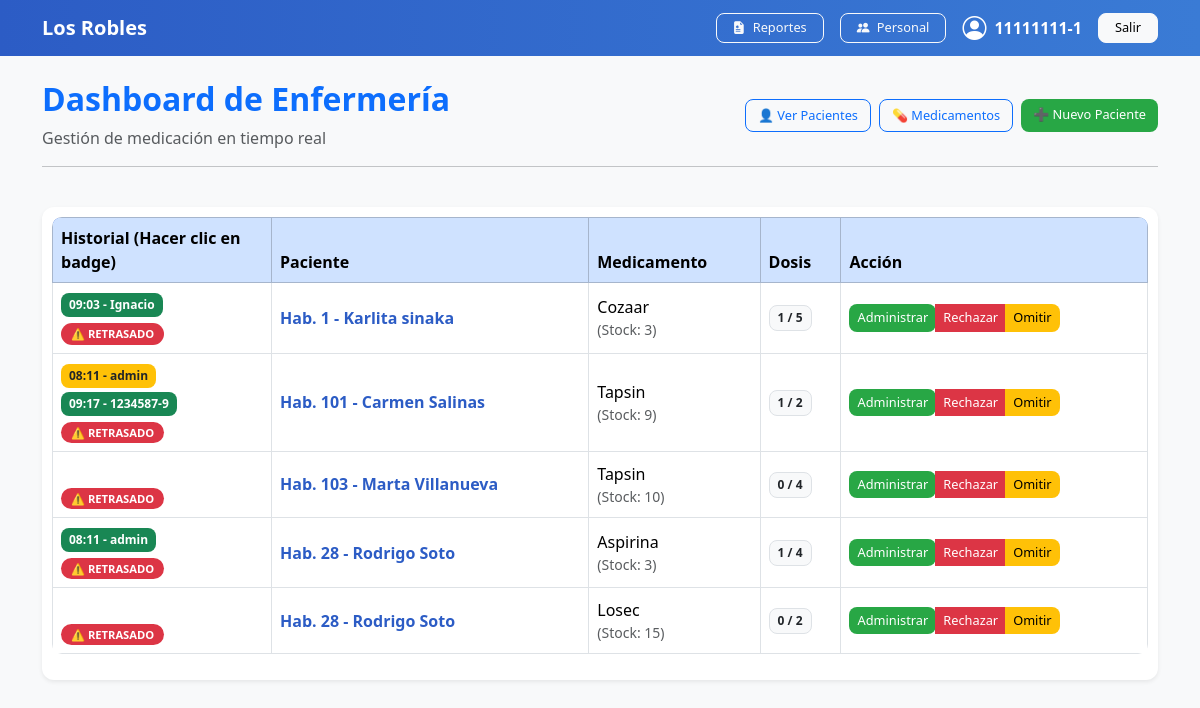
/dashboard/ (signed in), run on the app's committed database.
### gestion/models.py (models this page shows, shortened)
class Usuario(AbstractUser):
    ROL_CHOICES = [
        ('ADMIN', 'Administrador'),
        ('SECRETARIA', 'Secretaria'),
        ('ENFERMERA', 'Enfermera'),
        ('TENS', 'Técnico en Enfermería'),
    ]
    rut = models.CharField(max_length=12, unique=True)
    rol = models.CharField(max_length=15, choices=ROL_CHOICES, default='ENFERMERA')
    nombre_completo = models.CharField(max_length=200)
    groups = models.ManyToManyField(
        'auth.Group',
        related_name='usuario_groups',
        blank=True
    )
    user_permissions = models.ManyToManyField(
        'auth.Permission',
        related_name='usuario_permissions',
        blank=True
    )
    USERNAME_FIELD = 'rut'
    REQUIRED_FIELDS = ['username', 'email']

class HistorialAdministracion(models.Model):
    ESTADOS = [
        ('ADMINISTRADO', 'Administrado'),
        ('RECHAZADO', 'Rechazado'),
        ('OMITIDO', 'Omitido'),
    ]
    plan = models.ForeignKey(PlanMedicacion, on_delete=models.PROTECT)
    usuario = models.ForeignKey(Usuario, on_delete=models.PROTECT)
    fecha_hora_real = models.DateTimeField(auto_now_add=True)
    estado = models.CharField(max_length=20, choices=ESTADOS)
    observaciones = models.TextField(blank=True)
    class Meta:
        verbose_name_plural = "Historiales de Administración"

class PlanMedicacion(models.Model):
    residente = models.ForeignKey(Residente, on_delete=models.CASCADE)
    medicamento = models.ForeignKey(Medicamento, on_delete=models.CASCADE)
    dosis = models.CharField(max_length=100)
    stock_actual = models.IntegerField(default=0, help_text="Pastillas traídas por la familia")
    frecuencia_horas = models.IntegerField(help_text="Cada cuántas horas se administra")
    hora_inicio = models.TimeField()
    fecha_inicio_plan = models.DateField()
    activo = models.BooleanField(default=True)
    @property
    def dosis_tomadas_hoy(self):
        return HistorialAdministracion.objects.filter(
            plan=self,
            fecha_hora_real__date=timezone.localdate(),
            estado='ADMINISTRADO'
        ).count()
    @property
    def requiere_dosis_hoy(self):
        return self.dosis_tomadas_hoy < int(self.dosis)
    @property
    def historial_hoy(self):
        return HistorialAdministracion.objects.filter(
        plan=self,
        fecha_hora_real__date=timezone.localdate(),
         ).order_by('fecha_hora_real') # Los ordenamos del más antiguo al más reciente
    @property
    def proxima_hora_esperada(self):
        if not self.requiere_dosis_hoy:
            return None
        horas_desplazamiento = self.dosis_tomadas_hoy * self.frecuencia_horas
        hoy = timezone.localdate()
        momento_inicio = datetime.combine(hoy, self.hora_inicio)
        if timezone.is_naive(momento_inicio):
            momento_inicio = timezone.make_aware(momento_inicio)
        hora_programada = momento_inicio + timedelta(hours=horas_desplazamiento)
        return hora_programada
    @property
    def esta_retrasado(self):
        if not self.requiere_dosis_hoy:
            return False
        ahora = timezone.localtime()
        programada = self.proxima_hora_esperada
        return ahora > (programada + timedelta(minutes=1))

class Residente(models.Model):
    rut = models.CharField(max_length=12, unique=True)
    nombre = models.CharField(max_length=100)
    apellido = models.CharField(max_length=100)
    habitacion_numero = models.IntegerField()
    alertas_criticas = models.TextField(blank=True, help_text="Alergias o condiciones especiales")
    activo = models.BooleanField(default=True)
    diagnostico_principal = models.CharField(max_length=200, blank=True, default="No especificado")
    contacto_familiar = models.CharField(max_length=200, blank=True, help_text="Nombre y Teléfono")
    condicion_deglucion = models.CharField(max_length=200, blank=True, default="Normal", help_text="Ej: Normal, Molido, Sonda")

class Medicamento(models.Model):
    nombre_comercial = models.CharField(max_length=100)
    nombre_generico = models.CharField(max_length=100)
    miligramos = models.FloatField()
    presentacion = models.CharField(max_length=50, help_text="Ej: Comprimidos, Jarabe")

### gestion/views.py (the view)
# urls.py: path('dashboard/', views.dashboard_enfermeria, name='dashboard'),
@login_required(login_url='gestion:login')
def dashboard_enfermeria(request):
    planes_activos = PlanMedicacion.objects.filter(activo=True).order_by('hora_inicio')
    return render(request, 'gestion/dashboard.html', {
        'planes': planes_activos
    })

### gestion/templates/gestion/dashboard.html (shortened to what this page needs)
{% extends 'gestion/base.html' %}
{% load static %}
{% block contenido %}
<div class="row">
    <div class="col-12 mb-4">
        <div class="d-flex justify-content-between align-items-center">
            <div>
                <h2 class="text-primary">Dashboard de Enfermería</h2>
                <p class="text-muted mb-0">Gestión de medicación en tiempo real</p>
            </div>
            <div class="d-flex gap-2">
                <a href="{% url 'gestion:lista_residentes' %}" class="btn btn-outline-primary">👤 Ver Pacientes</a>
                <a href="{% url 'gestion:medicamentos' %}" class="btn btn-outline-primary">💊 Medicamentos</a>
                <a href="{% url 'gestion:crear_residente' %}" class="btn btn-success">➕ Nuevo Paciente</a>
            </div>
        </div>
        <hr>
    </div>
    <div class="col-12">
        <div class="table-responsive shadow-sm">
            <table class="table table-hover table-bordered align-middle bg-white">
                <thead class="table-primary">
                    <tr>
                        <th style="width: 20%;">Historial (Hacer clic en badge)</th>
                        <th>Paciente</th>
                        <th>Medicamento</th>
                        <th>Dosis</th>
                        <th>Acción</th>
                    </tr>
                </thead>
                <tbody>
                    {% for plan in planes %}
                    <tr>
                        <td>
                            {% for registro in plan.historial_hoy %}
                                <span class="badge
                                    {% if registro.estado == 'ADMINISTRADO' %}bg-success
                                    {% elif registro.estado == 'RECHAZADO' %}bg-danger
                                    {% else %}bg-warning text-dark{% endif %}"
                                    style="cursor: pointer; margin-bottom: 2px; display: inline-block;"
                                    {% if registro.observaciones %}
                                        data-bs-toggle="modal" data-bs-target="#modalMotivo{{ registro.id }}"
                                    {% endif %}>
                                    {{ registro.fecha_hora_real|date:"H:i" }} - {{ registro.usuario.username }}
                                </span>
                            {% endfor %}
                            {% if plan.esta_retrasado %}
                                <br><span class="badge rounded-pill bg-danger mt-1">⚠️ RETRASADO</span>
                            {% endif %}
                        </td>
                        <td>
                            <a href="#" class="text-decoration-none fw-bold" data-bs-toggle="modal" data-bs-target="#modalFicha{{ plan.id }}">
                                Hab. {{ plan.residente.habitacion_numero }} - {{ plan.residente.nombre }} {{ plan.residente.apellido }}
                            </a>
                        </td>
                        <td>
                            {{ plan.medicamento.nombre_comercial }}
                            <small class="text-muted d-block">(Stock: {{ plan.stock_actual }})</small>
                        </td>
                        <td><span class="badge bg-light text-dark border">{{ plan.dosis_tomadas_hoy }} / {{ plan.dosis }}</span></td>
                        <td>
                            {% if plan.requiere_dosis_hoy %}
                            <div class="btn-group" role="group">
                                {% if plan.stock_actual > 0 %}
                                <form action="{% url 'gestion:administrar_medicamento' plan.id 'ADMINISTRADO' %}" method="POST" style="display:inline;">
                                    <button type="submit" class="btn btn-success btn-sm">Administrar</button>
                                </form>
                                {% else %}
                                <button class="btn btn-secondary btn-sm" disabled>Sin Stock</button>
                                {% endif %}
                                <button class="btn btn-danger btn-sm" data-bs-toggle="modal" data-bs-target="#modalRechazo{{ plan.id }}">Rechazar</button>
                                <button class="btn btn-warning btn-sm" data-bs-toggle="modal" data-bs-target="#modalOmitir{{ plan.id }}">Omitir</button>
                            </div>
                            {% else %}
                            <span class="text-success fw-bold"><i class="bi bi-check-circle"></i> Completado</span>
                            {% endif %}
                        </td>
                    </tr>
                    {% endfor %}
                </tbody>
            </table>
        </div>
    </div>
</div>
{% endblock %}

### gestion/templates/gestion/base.html (shortened to what this page needs)
{% load static %}
<!DOCTYPE html>
<html lang="es">
<head>
    <link href="https://cdn.jsdelivr.net/npm/bootstrap@5.3.2/dist/css/bootstrap.min.css" rel="stylesheet">
    <link href="https://cdn.jsdelivr.net/npm/bootstrap-icons@1.11.3/font/bootstrap-icons.css" rel="stylesheet">
    <link rel="stylesheet" href="{% static 'css/dashboard.css' %}">
</head>
<body class="bg-light">
    <nav class="navbar navbar-dark" style="background: linear-gradient(90deg, #2c5cc5, #3a7bd5);">
        <div class="container d-flex justify-content-between align-items-center">
            <a class="navbar-brand fw-bold" href="{% url 'gestion:dashboard' %}">
                Los Robles
            </a>
            <div class="d-flex align-items-center gap-3">
            <a href="{% url 'gestion:reporte_historial' %}" class="btn btn-outline-light btn-sm px-3">
                    <i class="bi bi-file-earmark-medical-fill me-1"></i> Reportes
            </a>
                {% if request.user.rol == 'Admin' or request.user.rol == 'ADMIN' or request.user.is_superuser %}
                    <a href="{% url 'gestion:lista_personal' %}" class="btn btn-outline-light btn-sm px-3">
                        <i class="bi bi-people-fill me-1"></i> Personal
                    </a>
                {% endif %}
                <span class="text-white d-flex align-items-center gap-2">
                    <i class="bi bi-person-circle fs-4"></i>
                    <span class="fw-semibold">{{ request.user }}</span>
                </span>
                <a href="{% url 'gestion:logout' %}" class="btn btn-light btn-sm px-3">
                    Salir
                </a>
            </div>
        </div>
    </nav>
    <div class="container mt-4">
        {% block contenido %}
        {% endblock %}
    </div>
</body>
</html>

### gestion/static/css/dashboard.css (style rules this page uses)
body { background-color: #f4f6f9; font-family: 'Segoe UI', sans-serif; }
h2 { font-weight: 700; }
.table-responsive { background: white; border-radius: 12px; padding: 10px; }
.table { border-radius: 10px; overflow: hidden; }
.table thead { background: linear-gradient(90deg, #2c5cc5, #3a7bd5); color: white; }
.badge { font-size: 0.75rem; padding: 6px 8px; border-radius: 8px; }
.btn { border-radius: 8px; font-size: 0.8rem; font-weight: 500; }
.btn-success { background: #28a745; border: none; }
.btn-danger { background: #dc3545; border: none; }
.btn-warning { background: #ffc107; border: none; }
a.text-decoration-none { color: #2c5cc5; }
.bg-danger.rounded-pill { font-size: 0.7rem; padding: 5px 10px; }

### data on the page
Usuario: user "11111111-1"
PlanMedicacion: frecuencia_horas "⚠️ RETRASADO", residente.habitacion_numero "1", residente.nombre "Karlita", residente.apellido "sinaka", medicamento.nombre_comercial "Cozaar", stock_actual "3", dosis_tomadas_hoy "1", dosis "5", shows "Administrar"
HistorialAdministracion: fecha_hora_real "09:03", usuario.username "Ignacio"
PlanMedicacion: frecuencia_horas "⚠️ RETRASADO", residente.habitacion_numero "101", residente.nombre "Carmen", residente.apellido "Salinas", medicamento.nombre_comercial "Tapsin", stock_actual "9", dosis_tomadas_hoy "1", dosis "2", shows "Administrar"
HistorialAdministracion: fecha_hora_real "08:11", usuario.username "admin"
HistorialAdministracion: fecha_hora_real "09:17", usuario.username "1234587-9"
PlanMedicacion: frecuencia_horas "⚠️ RETRASADO", residente.habitacion_numero "103", residente.nombre "Marta", residente.apellido "Villanueva", medicamento.nombre_comercial "Tapsin", stock_actual "10", dosis_tomadas_hoy "0", dosis "4", shows "Administrar"
PlanMedicacion: frecuencia_horas "⚠️ RETRASADO", residente.habitacion_numero "28", residente.nombre "Rodrigo", residente.apellido "Soto", medicamento.nombre_comercial "Aspirina", stock_actual "3", dosis_tomadas_hoy "1", dosis "4", shows "Administrar"
HistorialAdministracion: fecha_hora_real "08:11", usuario.username "admin"
PlanMedicacion: frecuencia_horas "⚠️ RETRASADO", residente.habitacion_numero "28", residente.nombre "Rodrigo", residente.apellido "Soto", medicamento.nombre_comercial "Losec", stock_actual "15", dosis_tomadas_hoy "0", dosis "2", shows "Administrar"
